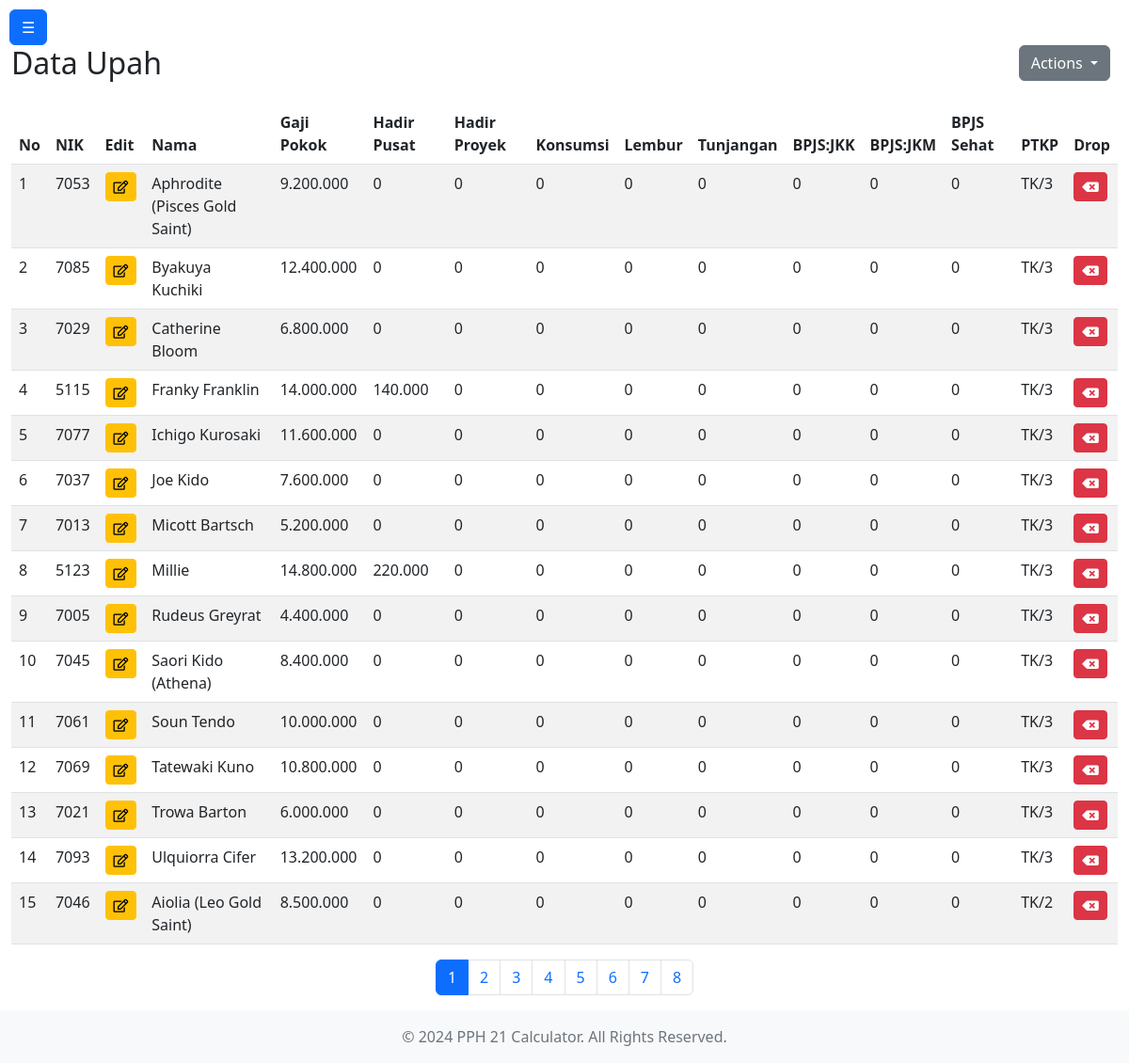
/pph3/index.php, run on the app's committed database.
### tables this page shows
CREATE TABLE `upah` (
  `id` int UNSIGNED NOT NULL,
  `nik` varchar(10) NOT NULL,
  `name` varchar(100) NOT NULL,
  `gaji` int UNSIGNED NOT NULL DEFAULT '0',
  `hadir_pusat` int UNSIGNED NOT NULL DEFAULT '0',
  `hadir_proyek` int UNSIGNED NOT NULL DEFAULT '0',
  `konsumsi` int UNSIGNED NOT NULL DEFAULT '0',
  `lembur` int UNSIGNED NOT NULL DEFAULT '0',
  `tunjang_lain` int UNSIGNED NOT NULL DEFAULT '0',
  `jkk` int UNSIGNED NOT NULL DEFAULT '0',
  `jkm` int UNSIGNED NOT NULL DEFAULT '0',
  `sehat` int UNSIGNED NOT NULL DEFAULT '0',
  `ptkp` varchar(5) NOT NULL DEFAULT '-'
);

### pph3/index.php (the view, shortened to what this page needs)
<?php
$db = new Database();
$conn = $db->getConnection();
$recordsPerPage = 15;
$page = isset($_GET['page']) ? (int)$_GET['page'] : 1;
$offset = ($page - 1) * $recordsPerPage;
$totalRecordsQuery = $conn->query("SELECT COUNT(*) FROM upah");
$totalRecords = $totalRecordsQuery->fetchColumn();
$totalPages = ceil($totalRecords / $recordsPerPage);
$stmt = $conn->prepare("SELECT * FROM upah ORDER BY ptkp DESC, name ASC LIMIT :offset, :recordsPerPage");
$stmt->bindParam(':offset', $offset, PDO::PARAM_INT);
$stmt->bindParam(':recordsPerPage', $recordsPerPage, PDO::PARAM_INT);
$stmt->execute();
$records = $stmt->fetchAll(PDO::FETCH_ASSOC);
$no = $offset + 1;
?>
<!DOCTYPE html>
<html lang="id">
<head>
    <link rel="stylesheet" href="https://cdnjs.cloudflare.com/ajax/libs/font-awesome/5.15.4/css/all.min.css">
    <link href="https://cdn.jsdelivr.net/npm/bootstrap@5.2.3/dist/css/bootstrap.min.css" rel="stylesheet">
    <link href="assets/css/styles.css" rel="stylesheet">
</head>
<body>
<?php include 'sidebar.php'; ?>
<div class="container-fluid">
    <div class="row">
        <div class="container mt-5">
            <div class="row mb-3">
                <div class="col">
                    <h2>Data Upah</h2>
                </div>
                <div class="col text-end">
                    <div class="dropdown">
                        <button class="btn btn-secondary dropdown-toggle me-2" type="button" id="dropdownMenuButton"
                                data-bs-toggle="dropdown" aria-expanded="false">
                            Actions
                        </button>
                    </div>
                </div>
            </div>
            <table class="table table-hover table-striped">
                <thead>
                <tr>
                    <th>No</th>
                    <th>NIK</th>
                    <th>Edit</th>
                    <th>Nama</th>
                    <th>Gaji Pokok</th>
                    <th>Hadir Pusat</th>
                    <th>Hadir Proyek</th>
                    <th>Konsumsi</th>
                    <th>Lembur</th>
                    <th>Tunjangan</th>
                    <th>BPJS:JKK</th>
                    <th>BPJS:JKM</th>
                    <th>BPJS Sehat</th>
                    <th>PTKP</th>
                    <th>Drop</th>
                </tr>
                </thead>
                <tbody>
                <?php foreach ($records as $record): ?>
                    <tr>
                        <td><?= $no++ ?></td>
                        <td><?= htmlspecialchars($record['nik']) ?></td>
                        <td><a href="pages/edit.php?id=<?= $record['id'] ?>" class="btn btn-sm btn-warning">
                                <i class="far fa-edit"></i></a></td>
                        <td><?= htmlspecialchars($record['name']) ?></td>
                        <td><?= number_format($record['gaji'], 0, ',', '.') ?></td>
                        <td><?= number_format($record['hadir_pusat'], 0, ',', '.') ?></td>
                        <td><?= number_format($record['hadir_proyek'], 0, ',', '.') ?></td>
                        <td><?= number_format($record['konsumsi'], 0, ',', '.') ?></td>
                        <td><?= number_format($record['lembur'], 0, ',', '.') ?></td>
                        <td><?= number_format($record['tunjang_lain'], 0, ',', '.') ?></td>
                        <td><?= number_format($record['jkk'], 0, ',', '.') ?></td>
                        <td><?= number_format($record['jkm'], 0, ',', '.') ?></td>
                        <td><?= number_format($record['sehat'], 0, ',', '.') ?></td>
                        <td><?= htmlspecialchars($record['ptkp']) ?></td>
                        <td>
                            <a href="pages/delete.php?id=<?= $record['id'] ?>" class="btn btn-sm btn-danger"
                               onclick="return confirm('DELETE: <?= htmlspecialchars($record['nik']) ?> <?= $record['name'] ?>. Are you sure?')">
                                <i class="fas fa-backspace"></i></a>
                        </td>
                    </tr>
                <?php endforeach; ?>
                </tbody>
            </table>
            <nav>
                <ul class="pagination justify-content-center">
                    <?php for ($i = 1; $i <= $totalPages; $i++): ?>
                        <li class="page-item <?= ($i == $page) ? 'active' : '' ?>">
                            <a class="page-link" href="?page=<?= $i ?>"><?= $i ?></a>
                        </li>
                    <?php endfor; ?>
                </ul>
            </nav>
        </div>
    </div>
</div>
<footer class="footer mt-auto py-3 bg-light">
    <div class="container text-center">
        <span class="text-muted">&copy; <?= date('Y') ?> PPH 21 Calculator. All Rights Reserved.</span>
    </div>
</footer>
</body>
</html>

### pph3/sidebar.php (shortened to what this page needs)
<button id="sidebar-toggle" class="btn btn-primary sidebar-toggle">☰</button>

### pph3/assets/css/styles.css (style rules this page uses)
.sidebar-toggle { position: fixed; top: 10px; left: 10px; z-index: 1050; }

### data on the page
upah: nik "7053", name "Aphrodite (Pisces Gold Saint)", gaji "9.200.000", hadir_pusat "0", hadir_proyek "0", konsumsi "0", lembur "0", tunjang_lain "0", jkk "0", jkm "0", sehat "0", ptkp "TK/3"
upah: nik "7085", name "Byakuya Kuchiki", gaji "12.400.000", hadir_pusat "0", hadir_proyek "0", konsumsi "0", lembur "0", tunjang_lain "0", jkk "0", jkm "0", sehat "0", ptkp "TK/3"
upah: nik "7029", name "Catherine Bloom", gaji "6.800.000", hadir_pusat "0", hadir_proyek "0", konsumsi "0", lembur "0", tunjang_lain "0", jkk "0", jkm "0", sehat "0", ptkp "TK/3"
upah: nik "5115", name "Franky Franklin", gaji "14.000.000", hadir_pusat "140.000", hadir_proyek "0", konsumsi "0", lembur "0", tunjang_lain "0", jkk "0", jkm "0", sehat "0", ptkp "TK/3"
upah: nik "7077", name "Ichigo Kurosaki", gaji "11.600.000", hadir_pusat "0", hadir_proyek "0", konsumsi "0", lembur "0", tunjang_lain "0", jkk "0", jkm "0", sehat "0", ptkp "TK/3"
upah: nik "7037", name "Joe Kido", gaji "7.600.000", hadir_pusat "0", hadir_proyek "0", konsumsi "0", lembur "0", tunjang_lain "0", jkk "0", jkm "0", sehat "0", ptkp "TK/3"
upah: nik "7013", name "Micott Bartsch", gaji "5.200.000", hadir_pusat "0", hadir_proyek "0", konsumsi "0", lembur "0", tunjang_lain "0", jkk "0", jkm "0", sehat "0", ptkp "TK/3"
upah: nik "5123", name "Millie", gaji "14.800.000", hadir_pusat "220.000", hadir_proyek "0", konsumsi "0", lembur "0", tunjang_lain "0", jkk "0", jkm "0", sehat "0", ptkp "TK/3"
upah: nik "7005", name "Rudeus Greyrat", gaji "4.400.000", hadir_pusat "0", hadir_proyek "0", konsumsi "0", lembur "0", tunjang_lain "0", jkk "0", jkm "0", sehat "0", ptkp "TK/3"
upah: nik "7045", name "Saori Kido (Athena)", gaji "8.400.000", hadir_pusat "0", hadir_proyek "0", konsumsi "0", lembur "0", tunjang_lain "0", jkk "0", jkm "0", sehat "0", ptkp "TK/3"
upah: nik "7061", name "Soun Tendo", gaji "10.000.000", hadir_pusat "0", hadir_proyek "0", konsumsi "0", lembur "0", tunjang_lain "0", jkk "0", jkm "0", sehat "0", ptkp "TK/3"
upah: nik "7069", name "Tatewaki Kuno", gaji "10.800.000", hadir_pusat "0", hadir_proyek "0", konsumsi "0", lembur "0", tunjang_lain "0", jkk "0", jkm "0", sehat "0", ptkp "TK/3"
upah: nik "7021", name "Trowa Barton", gaji "6.000.000", hadir_pusat "0", hadir_proyek "0", konsumsi "0", lembur "0", tunjang_lain "0", jkk "0", jkm "0", sehat "0", ptkp "TK/3"
upah: nik "7093", name "Ulquiorra Cifer", gaji "13.200.000", hadir_pusat "0", hadir_proyek "0", konsumsi "0", lembur "0", tunjang_lain "0", jkk "0", jkm "0", sehat "0", ptkp "TK/3"
upah: nik "7046", name "Aiolia (Leo Gold Saint)", gaji "8.500.000", hadir_pusat "0", hadir_proyek "0", konsumsi "0", lembur "0", tunjang_lain "0", jkk "0", jkm "0", sehat "0", ptkp "TK/2"
